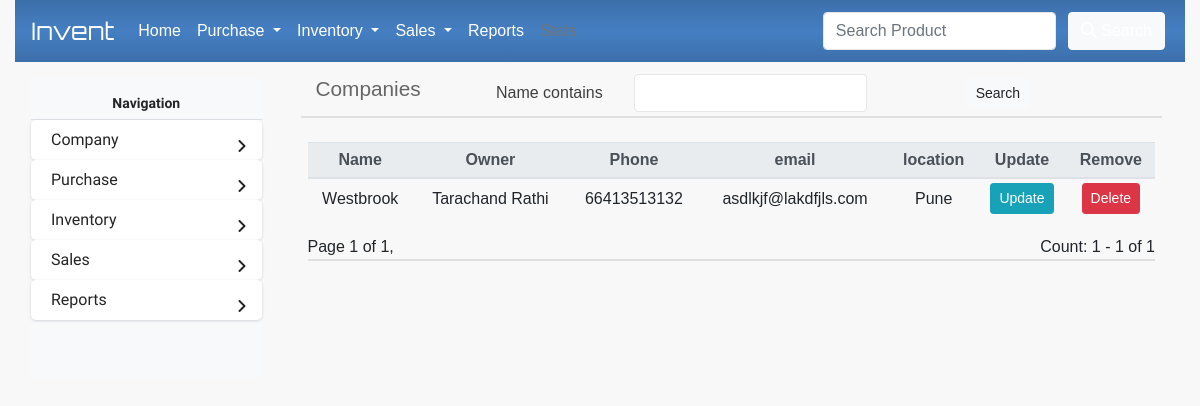
/companies/, run on an earlier commit of the app's database.
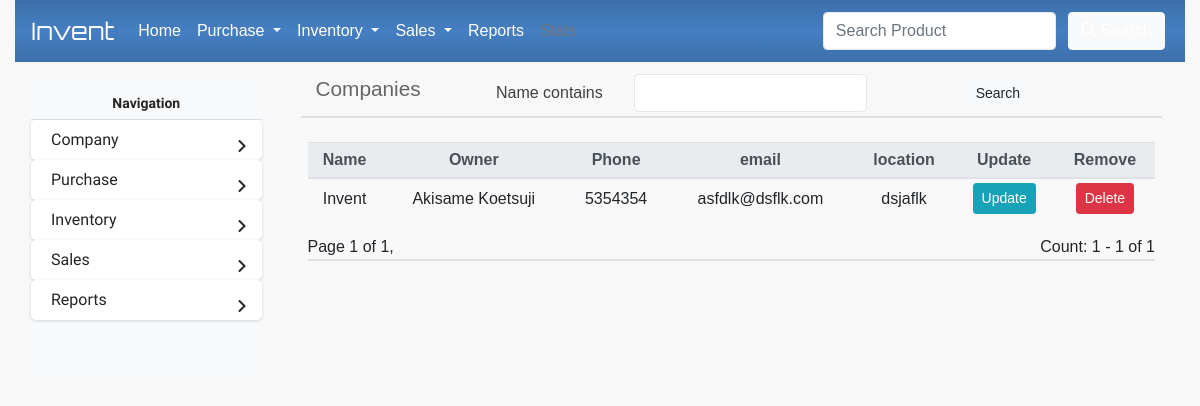
And on a later commit of the database.
### InvManage/models.py (models this page shows, shortened)
class Company(models.Model):
    name = models.CharField(null=True,max_length=100)
    owner = models.CharField(null=True,max_length=100)
    phone = models.CharField(max_length=100, null=True, blank=True)
    address = models.TextField(null=True, blank=True)
    email = models.CharField(null=True, blank=True,max_length=100)
    location = models.CharField(null=True, blank=True,max_length=100)
    image = models.ImageField(blank=True,upload_to='images/')
    shippingaddress = models.OneToOneField(ShippingAddress,on_delete=models.SET_NULL,null=True)

### InvManage/views.py (the view)
# urls.py: path('companies/', display_companies_view, name='companies'),
def display_companies_view(request):
	if request.method == 'GET':
		companies = Company.objects.all()
		myFilter = CompanyFilter(request.GET, queryset=companies)
		products = myFilter.qs
		number_of_companies = len(companies)
		paginator = Paginator(companies,15)
		page_number = request.GET.get('page')
		page_obj = paginator.get_page(page_number)
		return render(request, 'company/companies.html',{'page_obj':page_obj,'myFilter':myFilter, 'n_prod': number_of_companies})

### InvManage/templates/company/companies.html (shortened to what this page needs)
{% extends 'base.html' %}
{% load template_helpers %}
{% block title %}
  <div class="m-2">
    <div class="d-flex align-items-center row">
        <div class="">
          <h2 class="col-sm-6 mr-auto label-head">Companies</h2>
        </div>
        <div class="col-sm-10">
          <form class="form-inline" id="companiesFilterForm" action="" method="GET">
              <div class="col-sm-9">
              {% for field in myFilter.form %}
                <div class="form-group form-row m-1">
                    <div class="col-sm-4">
                        <label>{{ field.label }}</label>
                    </div>
                    <div class="col-sm-8">
                        {{ field }}
                    </div>
                </div>
              </div>
                {% endfor %}
                  <button class="btn btn-sm btn-light" type="submit">Search</button>
          </form>
        </div>
    </div>
  </div>
{% endblock title %}
{% block contents %}
<table class="table table-sm">
    <thead class="thead-light">
    <tr>
        <th scope="col">Name</th>
        <th scope="col">Owner</th>
        <th scope="col">Phone</th>
        <th scope="col">email</th>
        <th scope="col">location</th>
        <th scope="col">Update</th>
        <th scope="col">Remove</th>
    </tr>
    </thead>
    <tbody>
        {% for company in page_obj %}
        <tr>
            <td class="company_name">{{ company.name }}</td>
            <td>{{ company.owner }}</td>
            <td>{{ company.phone }}</td>
            <td>{{ company.email }}</td>
            <td>{{ company.location }}</td>
            <td><a href="{% url 'update_company' company.id %}" class="btn btn-sm btn-info">Update</a></td>
            <td><a href="" class="btn btn-sm btn-danger" data-toggle="modal" data-target="#delModal" data-del_url="{% url 'delete_company' company.id %}" data-comp_name="{{ company.name }}" data-comp_id="{{ company.id }}">Delete</a></td>
        </tr>
        {% endfor %}
    </tbody>
</table>
    <div class="d-flex">
      <div class="pagination mr-auto">
        <span class="step-links">
          <span class="current">
            Page {{ page_obj.number }} of {{ page_obj.paginator.num_pages }},
          </span>
        </span>
      </div>
      <div>
        Count: {{ page_obj.start_index }} - {{ page_obj.end_index }} of {{ n_prod }}
      </div>
    </div>
{% endblock %}

What changed in the data, as far as the page shows it:
removed Company: name "Westbrook", owner "Tarachand Rathi", phone "66413513132", email "asdlkjf@lakdfjls.com", location "Pune"
added Company: name "Invent", owner "Akisame Koetsuji", phone "5354354", email "asfdlk@dsflk.com", location "dsjaflk"
